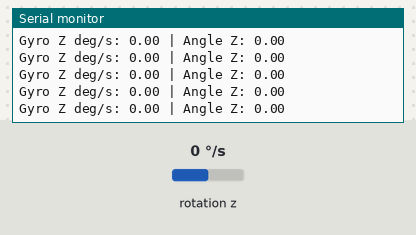
Simulated run of this sketch. Board: Arduino Uno, built with avr-gcc and run on an emulated ATmega328P. Parts: the last lines printed to the serial monitor. Wiring (inferred from the names in the program): MPU-6050 motion sensor at I2C address 0x68. Inputs (shaded band) come from the test bench; at power-on: rotation z 0 °/s.

Above: at 4.7 s.
4.8 s: rotation z set to -192 °/s
At 4.98 s:
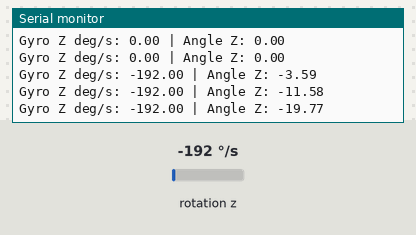
7.8 s: rotation z set to -100 °/s
At 7.8 s:
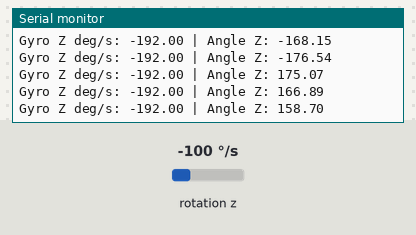
10.8 s: rotation z set to 0 °/s
At 10.81 s:
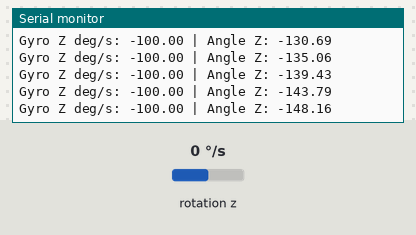
13.8 s: rotation z set to 100 °/s
At 13.82 s:
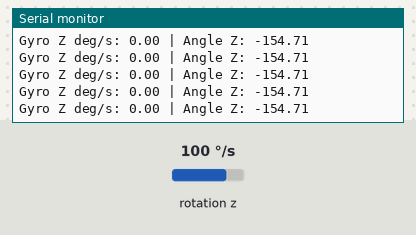
16.8 s: rotation z set to -4 °/s
At 16.83 s:
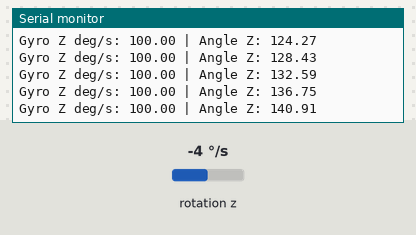
19.8 s: rotation z set to 192 °/s
At 19.8 s:
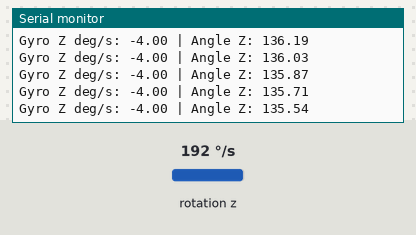
Timing chart, 0 to 22.8 s (numbered marks = the images above; inputs shaded):
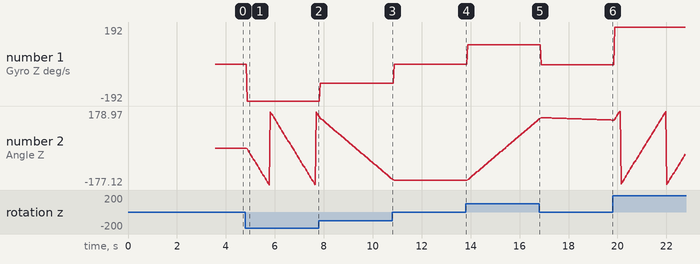

The sketch:

z_angle.ino
```cpp
#include <Wire.h>
#define BUTTON_PIN 19
const int servo_pin = 13;
const int MPU = 0x68;

float gyroZoffset = 0;
float angleZ = 0;
int lastState;
int currentState=LOW;
unsigned long lastTime;

void setup() {
  Serial.begin(9600);
  Wire.begin();

  Wire.beginTransmission(MPU);
  Wire.write(0x6B);
  Wire.write(0);
  Wire.endTransmission(true);
  pinMode(BUTTON_PIN, INPUT_PULLUP);
  delay(1000);

  // Calibrate gyro Z offset
  long sum = 0;
  for (int i = 0; i < 1000; i++) {
    int16_t gz = readGyroZRaw();
    sum += gz;
    delay(2);
  }

  gyroZoffset = sum / 1000.0;

  lastTime = micros();
}

void loop() {


  static float prevGyroZ = 0;
  unsigned long now = micros();
  float dt = (now - lastTime) / 1000000.0;
  lastTime = now;

  int16_t gyroZraw = readGyroZRaw();

  // MPU6050 default gyro range is ±250 deg/s
  // sensitivity = 131 LSB per deg/s
  float gyroZ = (gyroZraw - gyroZoffset) / 131.0;

  if(abs(gyroZ)<0.5) gyroZ=0;
  angleZ += (gyroZ + prevGyroZ) * 0.5 * dt;
  prevGyroZ = gyroZ;

  // Keep angle between 0 and 360
  if (angleZ >= 360) angleZ -= 360;
  if (angleZ < 0) angleZ += 360;
  if(angleZ>180) angleZ -= 360;

  Serial.print("Gyro Z deg/s: ");

  currentState = digitalRead(BUTTON_PIN);
  if(lastState == LOW && currentState == HIGH)
      angleZ = 0;
  lastState = currentState;

  Serial.print(gyroZ);
  Serial.print(" | Angle Z: ");
  Serial.println(angleZ);

  delay(10);


}

int16_t readGyroZRaw() {
  Wire.beginTransmission(MPU);
  Wire.write(0x47); // Gyro Z high byte register
  Wire.endTransmission(false);
  Wire.requestFrom(MPU, 2, true);

  int16_t gz = Wire.read() << 8 | Wire.read();
  return gz;
}
```

Measured:
- after the input at 4.8 s, the serial monitor: prints a new line after 0.07 s (image 1)
- plotted number 1: 0 → -192 after the input at 4.8 s, 0 → 100 after the input at 13.8 s
- plotted number 2: 0 → 158.7 after the input at 4.8 s, -154.71 → 136.75 after the input at 13.8 s
